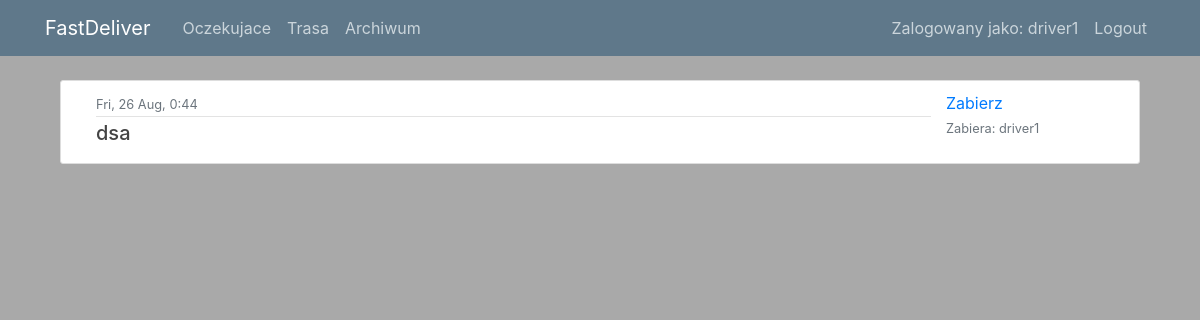
The app's page / (signed in) with its own data.
### users/models.py (models this page shows)
class CustomUser(AbstractUser):
    is_driver = models.BooleanField(default=False)
    is_restaurator = models.BooleanField(default=False)
    pass
    class Meta:
        ordering = ['date_joined']

### posts/models.py (models this page shows, shortened)
class Post(models.Model):
    id = models.AutoField(primary_key=True)
    date = models.DateTimeField(default=timezone.now)
    no_of_likes = models.CharField(max_length=50, null = True, blank=True)
    adres = models.CharField(max_length=50, null = False)
    choose_payment = (
        ('karta','Karta'),
        ('gotowka','Gotowka'),
        ('zaplacone','Zaplacone')
    )
    payment = models.CharField(max_length=10, choices=choose_payment, default='zaplacone')
    amount = models.CharField(max_length=5, null = False)
    phone = models.CharField(max_length=13, null = False,default="+48")
    comment = models.CharField(max_length=200, null=True, blank=True)
    choose_platform = (
        ('uber','Uber'),
        ('rest','Rest'),
        ('glovo','Glovo'),
        ('tel','Tel')
    )
    platform = models.CharField(max_length=5, choices=choose_platform, default='glovo')
    oczekujace = models.BooleanField(default=True)
    trasa = models.BooleanField(default=False)
    zakonczone = models.BooleanField(default=False)
    class Meta:
        ordering = ['date']

### posts/views.py (the view)
# urls.py: path('', PostListView_oczekujace.as_view(), name='posts-home'),
class PostListView_oczekujace(LoginRequiredMixin, ListView):
    model = Post
    template_name = 'posts/oczekujace.html'  # <posts>/<model>_<viewtype>.html
    login_url = '/login/'
    context_object_name = 'posts'

### posts/templates/posts/oczekujace.html (shortened to what this page needs)
{% extends "posts/base.html" %}
{% load static %}
{% block content %}
    {% for post in posts %}
    {% if post.oczekujace %}
        <article class="media content-section">
          <div class="col-sm-10">
            <div class="article-metadata">
              <small class="text-muted">{{ post.date|date:"D, d M, G:i" }}</small>
            </div>
            <h5><a class="article-title" href="{% url 'post-detail' post.id %}">{{ post.adres }}</a> </h5>
          </div>
            <div class="przycisk">
                {% if user.is_driver %}
                <a href="/like-post?post_id={{post.id}}">Zabierz<br></a>
                {% else %}
                <a href="/change-status?post_id={{post.id}}">Przygotuj<br></a>
                {% endif %}
                <small class="text-muted">Zabiera: {{ post.no_of_likes }}<br></small>
            </div>
        </article>
    {% endif %}
    {% endfor %}
{% endblock content %}

### posts/templates/posts/base.html (shortened to what this page needs)
{% load static %}
<!DOCTYPE html>
<html>
<head>
    <link rel="stylesheet" href="https://maxcdn.bootstrapcdn.com/bootstrap/4.0.0/css/bootstrap.min.css">
    <link rel="stylesheet" type="text/css" href="{% static 'posts/main.css' %}">
</head>
<body>
    <header class="site-header">
      <nav class="navbar navbar-expand-md navbar-dark bg-steel fixed-top">
        <div class="container">
          <a class="navbar-brand mr-4" href="{% url 'posts-home' %}">FastDeliver</a>
          <div class="collapse navbar-collapse" id="navbarToggle">
            <div class="navbar-nav mr-auto">
                <a class="nav-item nav-link" href="{% url 'posts-home' %}">Oczekujace</a>
                <a class="nav-item nav-link" href="{% url 'posts-trasa' %}">Trasa</a>
                <a class="nav-item nav-link" href="{% url 'posts-zakonczone' %}">Archiwum</a>
            </div>
            <div class="navbar-nav">
                {% if user.is_authenticated %}
              <a class="nav-item nav-link">Zalogowany jako: {{ user.username }}</a>
              <a class="nav-item nav-link" href="{% url 'logout' %}">Logout</a>
                {% else %}
              <a class="nav-item nav-link" href="{% url 'login' %}">Login</a>
                {% endif %}
            </div>
          </div>
        </div>
      </nav>
    </header>
    <main role="main" class="container">
    <div class="col-md-12">
      {% block content %} {% endblock %}
    </div>
    </main>
</body>
</html>

### posts/static/posts/main.css (style rules this page uses)
body { background: #A9A9A9; color: #dc3545; margin-top: 5rem; }
h1, h2, h3, h4, h5, h6 { color: #444444; }
.bg-steel { background-color: #5f788a; }
.site-header .navbar-nav .nav-link { color: #cbd5db; }
.content-section { background: #ffffff; padding: 10px 20px; border: 1px solid #dddddd; border-radius: 3px; margin-bottom: 20px; }
.article-title { color: #444444; }
.article-metadata { padding-bottom: 1px; margin-bottom: 4px; border-bottom: 1px solid #e3e3e3 }

### records on screen
CustomUser: username "driver1"
Post: date "Fri, 26 Aug, 0:44", adres "dsa", no_of_likes "driver1"
